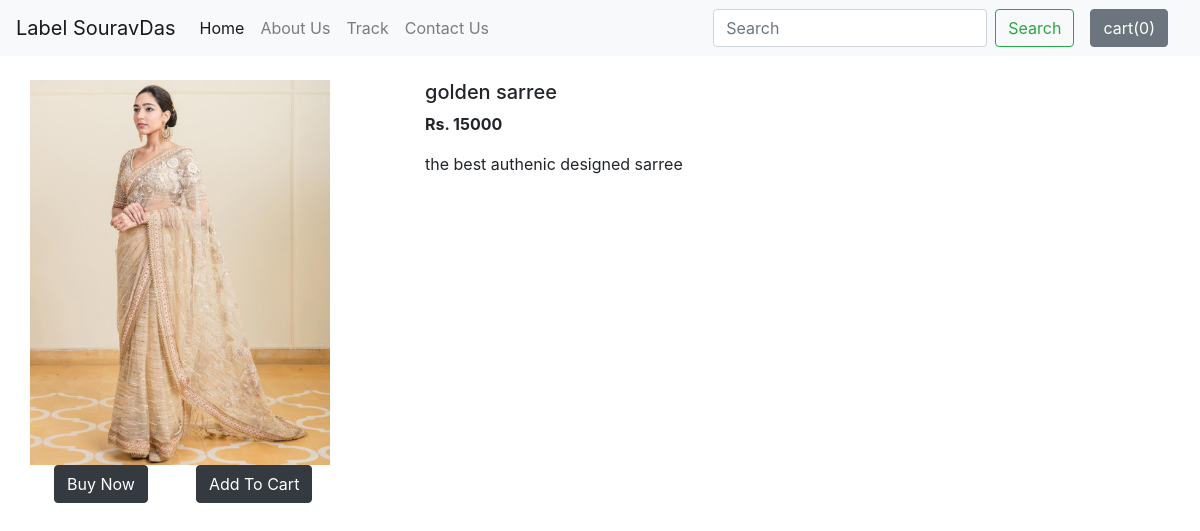
The page /shop/products/1 on the database its author committed.
### shop/models.py (models this page shows, shortened)
class product(models.Model):
    product_id=models.AutoField
    product_name=models.CharField(max_length=50)
    category=models.CharField(max_length=50,default="")
    subcategory=models.CharField(max_length=50,default="")
    price=models.IntegerField(default=0)
    desc=models.CharField(max_length=3000)
    publish_date=models.DateField()
    image=models.ImageField(upload_to="shop/images",default="")

### shop/views.py (the view)
# urls.py: path("products/<int:myid>",views.products,name="products"),
def products(request,myid ):
        products = product.objects.filter(id=myid)
        return render(request, "shop/products.html",{"product":products[0]})

### shop/templates/shop/products.html (shortened to what this page needs)
{% extends 'shop/basic.html' %}
{% block body %}
<div class="container my-4">
    <div class="row">
    <div class="col-md-4">
    <div class="row">
       <img src="/media//{{product.image}}" width="300px" height="385px">
    </div>
             <div class="row">
            <button class=" mx-4 btn btn-dark cart"> Buy Now</button>
            <button class=" mx-4 btn btn-dark cart "> Add To Cart</button>
        </div>
        </div>
    <div class="col-md-8">
        <h5>{{product.product_name}}</h5>
            <p><b> Rs. {{product.price}}</b></p>
        <p>{{product.desc}}</p>
    </div>
        </div>
</div>
{% endblock %}

### rows shown on the page
product: image (picture), product_name "golden sarree", price "15000", desc "the best authenic designed sarree"
